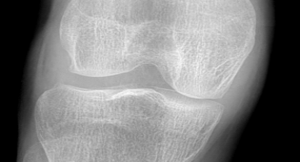
#> input picture Knees/MildG2 (1).png, 300 x 162 px; its folder holds 4 pictures in this run
$ jupyter execute color_analysis_knee.ipynb
#> lines starting #> are read from the running program, lines starting #| are printed output that depends on the picture
[cell 1]
import glob
import skimage
import numpy as np
import matplotlib.pyplot as plt
from skimage import color, data, io, filters, exposure, util

## Access of Photos

[cell 2]
# croping fucntion crops the images to the section of the gap of the entire image
filenames = glob.glob('Knees/*.png', recursive = True)
print(filenames[:5])

[cell 3]
filenames

## Opening Image and Cropping it

[cell 4]
img = io.imread(filenames[1])
#> img is the input picture: shape (162, 300, 3); min 0, max 250, mean 127.6
img

[cell 5]
plt.imshow(img)
plt.show()

[cell 6]
#(a, b) --> (from the top, from the bottom)
#(c, d) --> (from the left, from the right)
#(0, 0) --> (keep all color info intact)
B = util.crop(img, ((50, 30), (100, 100), (0,0)), copy=False)
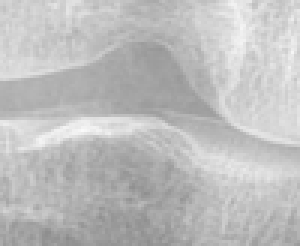
#> B: shape (82, 100, 3) (shown 3 times larger); min 139, max 250, mean 189.7
plt.imshow(B)
plt.show()

## Converting the Image from Gray to RBG

[cell 7]
#since the image had rgb values, converting the image to gray will allow hisotrgam equalization
gray= color.rgb2gray(B)
print(gray.shape) #to check if it turned gray, the shape must have two values
#| (82, 100)

[cell 8]
plt.imshow(gray)
plt.show()

## Histogram Equalization Process

[cell 9]
# histogram equalization - image processing of contrast adjustment using the image's histograme
equalized = exposure.equalize_hist(gray)
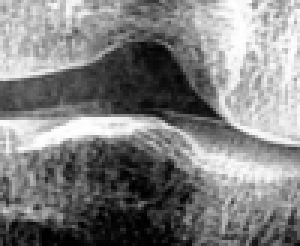
#> equalized: shape (82, 100) float64 (shown 3 times larger); min 0.000122, max 1, mean 0.505
print(equalized)
#> (printed output is left out)

[cell 10]
equalized

[cell 11]
#comparison of the original and equalized image
fig, ax = plt.subplots(1, 2, figsize=(10, 5))
ax[0].imshow(gray, cmap='gray')
ax[0].set_title("Original")
ax[1].imshow(equalized, cmap='gray')
ax[1].set_title("Equalized")
for a in ax:
    a.axis('off')
plt.tight_layout()
plt.show()
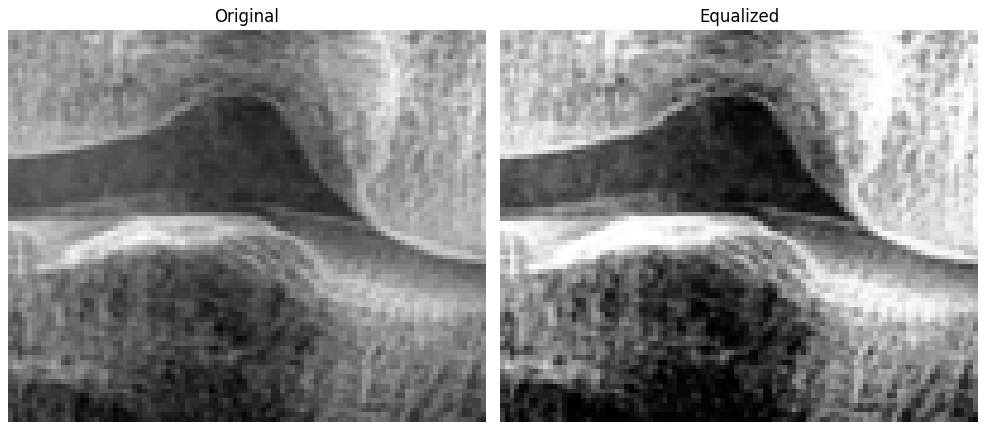
#> figure drawn by matplotlib, 2 panels

## Creating Histogram Graphs

[cell 12]
#collecting the data points from the equalizated image to create a histogram
equ_image = util.img_as_ubyte(equalized)
hist, hist_center = exposure.histogram(equ_image, nbins=256)
#> hist = 256 values, max 158 at index 91, min 0 at index 7, mean 32.03; hist_center = 256 values from 0 to 255

[cell 13]
fig, ax = plt.subplots(ncols=2, figsize=(10, 5))

ax[0].imshow(equ_image, cmap=plt.cm.gray)
ax[0].set_axis_off()

ax[1].plot(hist_center, hist, lw=2)
ax[1].set_title('Gray-level histogram')

fig.tight_layout()
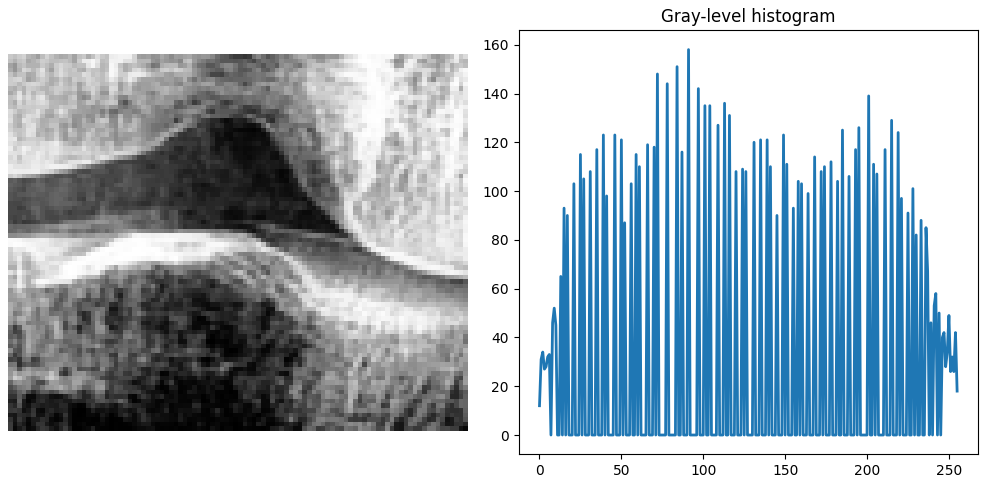
#> figure drawn by matplotlib, 2 panels; panel 2: curve peaks at x = 91, y = 158
